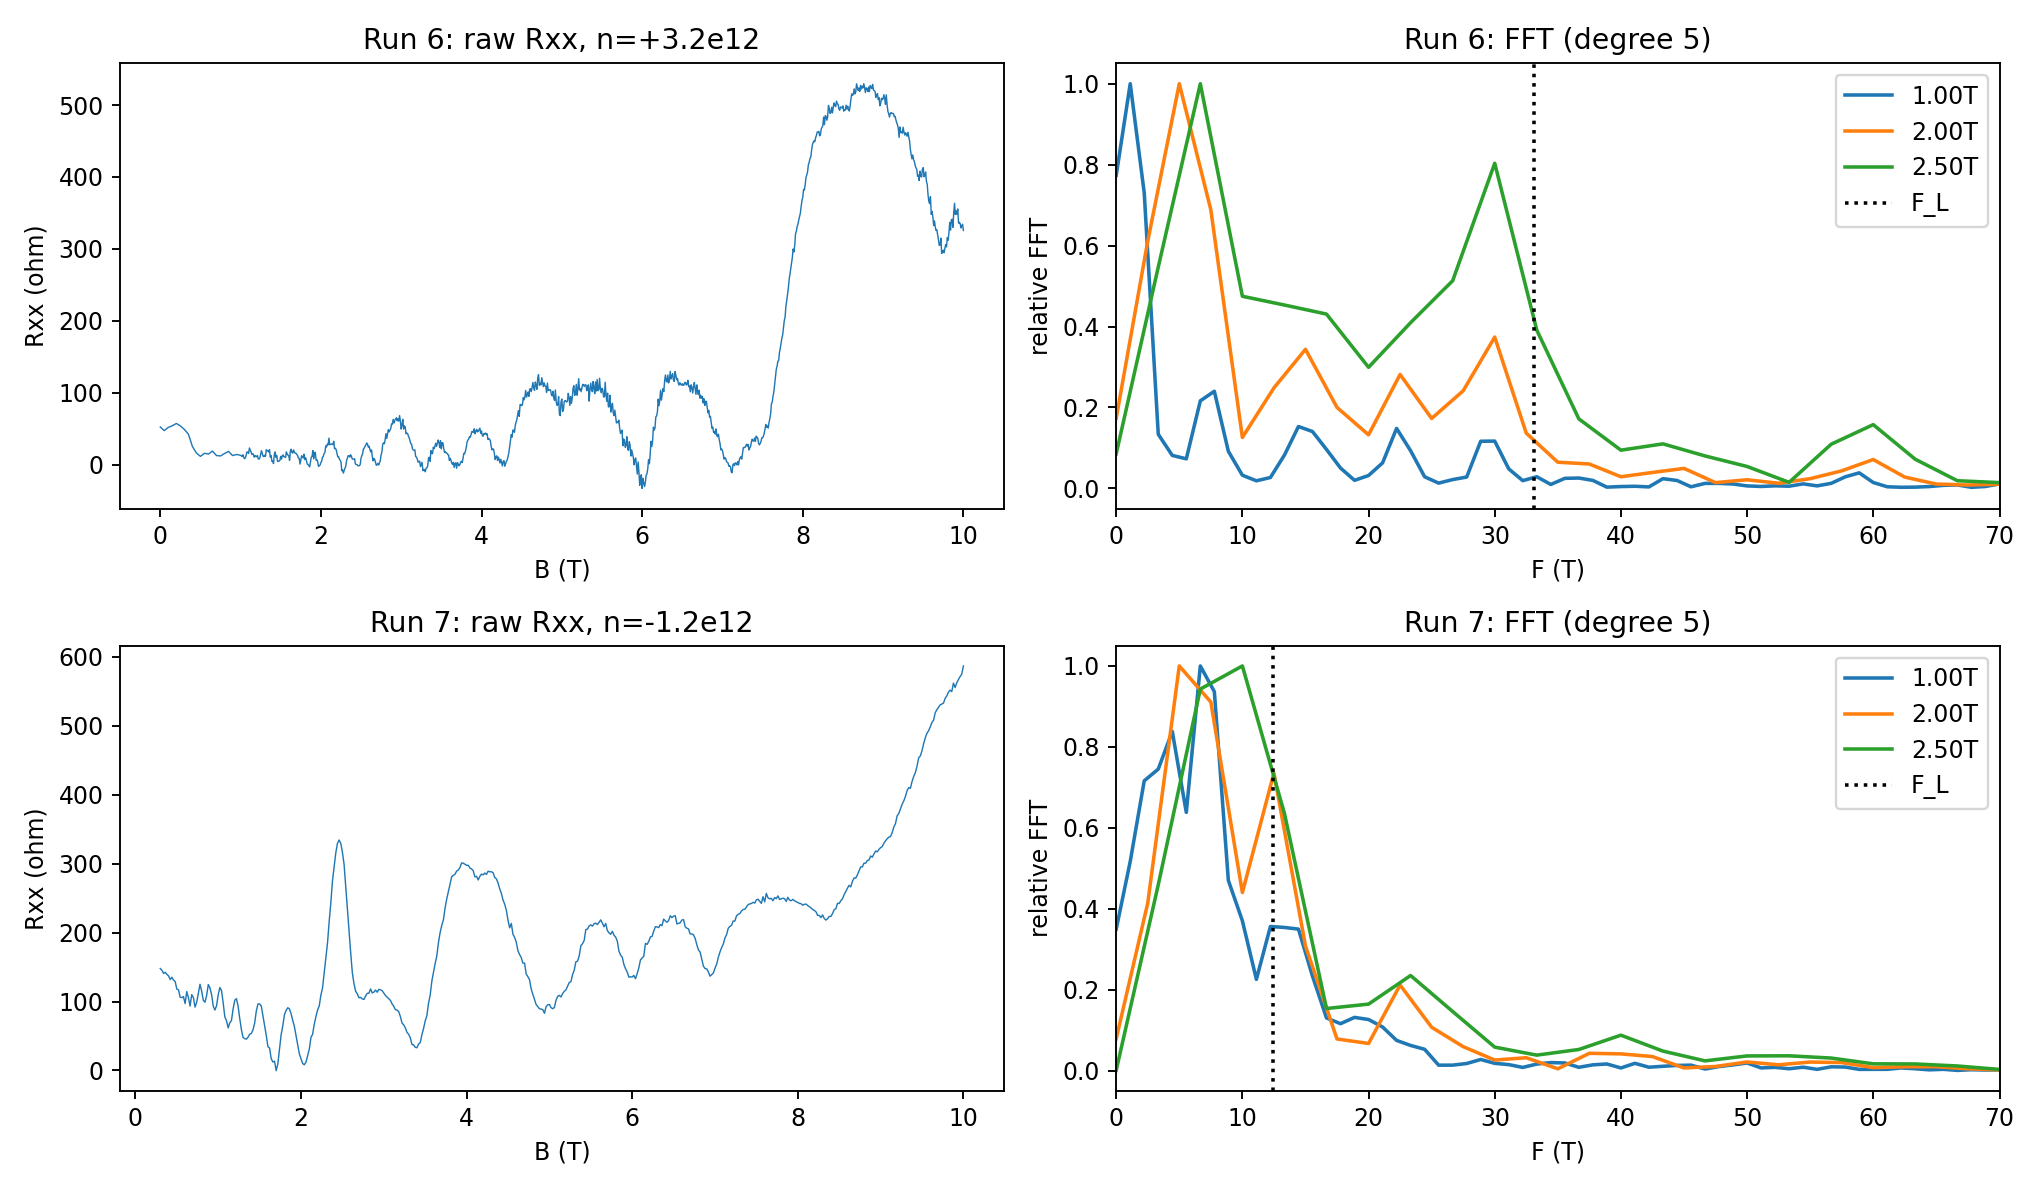

Python code for this plot:
from pathlib import Path
import numpy as np
import matplotlib
matplotlib.use('Agg')
import matplotlib.pyplot as plt
from hera.analysis import open_run, sdh_onset, sdh_fft, luttinger_frequency

fig, axes = plt.subplots(2, 2, figsize=(12, 7))
for j, (fid, n) in enumerate(((6, 3.2), (7, -1.2))):
    run = open_run(Path('data') / str(fid))
    B = run.col('magnet_field')
    I = run.col('sr0_X') / -1e6
    R = run.col('sr1_X') / I
    T = run.col('T_sample')
    tg = run.col('k_2400_tg_curr')
    bg = run.col('k_2400_bg_curr')
    print(f'run {fid}: B {B[0]:.3f}->{B[-1]:.3f}, T {T.min():.3f}-{T.max():.3f} K, I {np.nanmedian(I)*1e9:.2f} nA, R {np.nanmin(R):.1f}..{np.nanmax(R):.1f} ohm; |gate I| max {np.nanmax(abs(tg))*1e12:.0f}/{np.nanmax(abs(bg))*1e12:.0f} pA')
    ax = axes[j,0]
    ax.plot(B, R, lw=0.6)
    ax.set(xlabel='B (T)', ylabel='Rxx (ohm)', title=f'Run {fid}: raw Rxx, n={n:+.1f}e12')
    try:
        on = sdh_onset(R, B, r_full_scale=5000)
        print(on.summary())
        low = on.onset_b
    except Exception as ex:
        print('ONSET ERROR', type(ex).__name__, ex)
        low = 2.0
    ax = axes[j,1]
    for cut in (max(low, 1.0), max(low+0.5, 2.0), max(low+1.0, 2.5)):
        try:
            f,s = sdh_fft(R[:,None], B, b_range=(cut,10), log=False, nfft=4096)
            y=s[0]
            inds=np.argsort(y[(f>3)&(f<70)])[-8:]
            ff=f[(f>3)&(f<70)][inds]; yy=y[(f>3)&(f<70)][inds]
            print('FFT cut',cut,'top',sorted(zip(np.round(ff,2),np.round(yy,4)), key=lambda x:x[0]))
            ax.plot(f,y/y.max(),label=f'{cut:.2f}T')
        except Exception as ex:
            print('FFT ERROR',ex)
    ax.axvline(10.339*n.__abs__(),color='k',ls=':',label='F_L')
    ax.set(xlim=(0,70),xlabel='F (T)',ylabel='relative FFT',title=f'Run {fid}: FFT (degree 5)')
    ax.legend()
fig.tight_layout()
fig.savefig('hera_scratch/spot_read.png',dpi=170)
